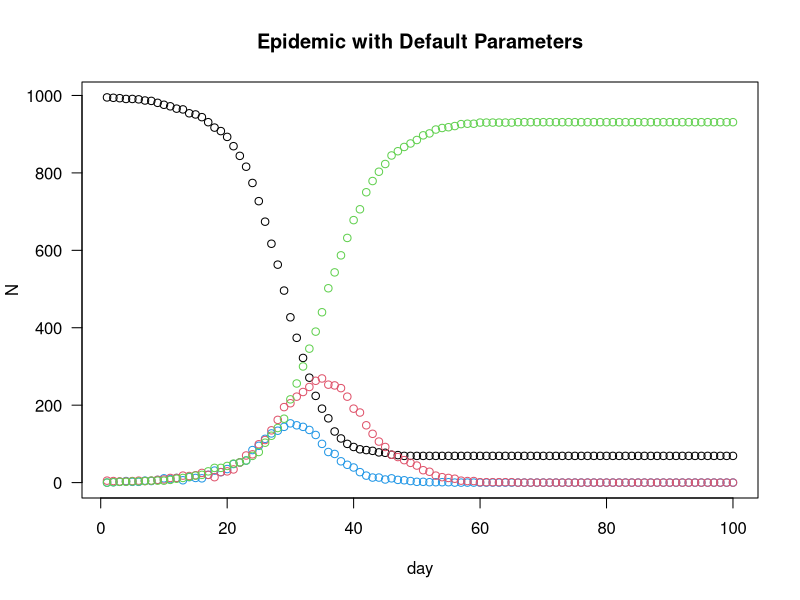
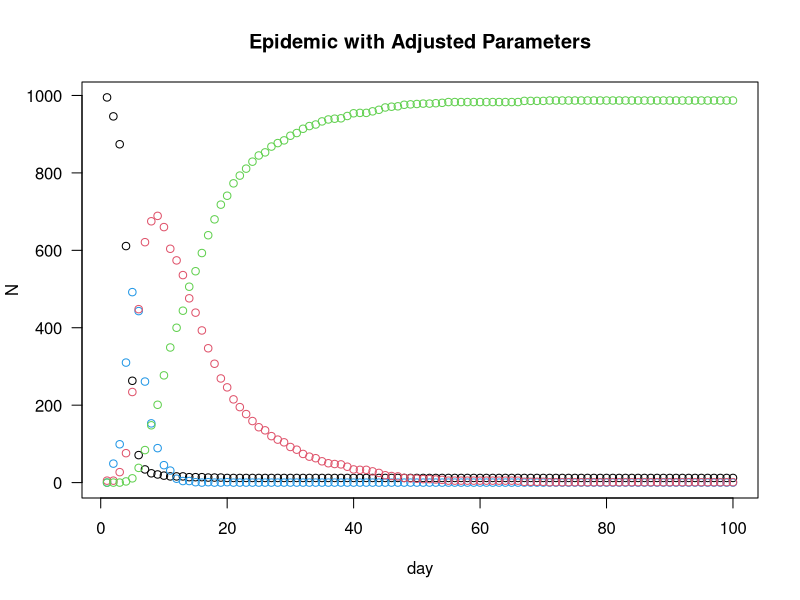
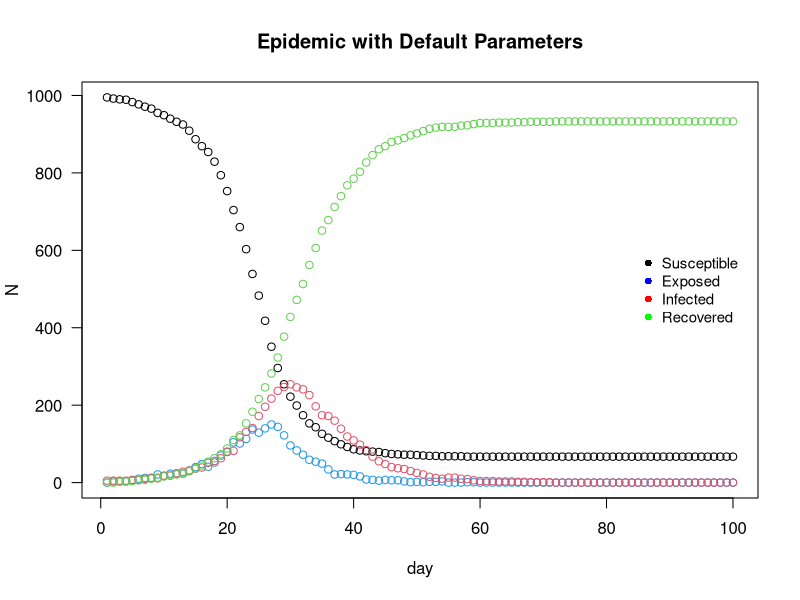
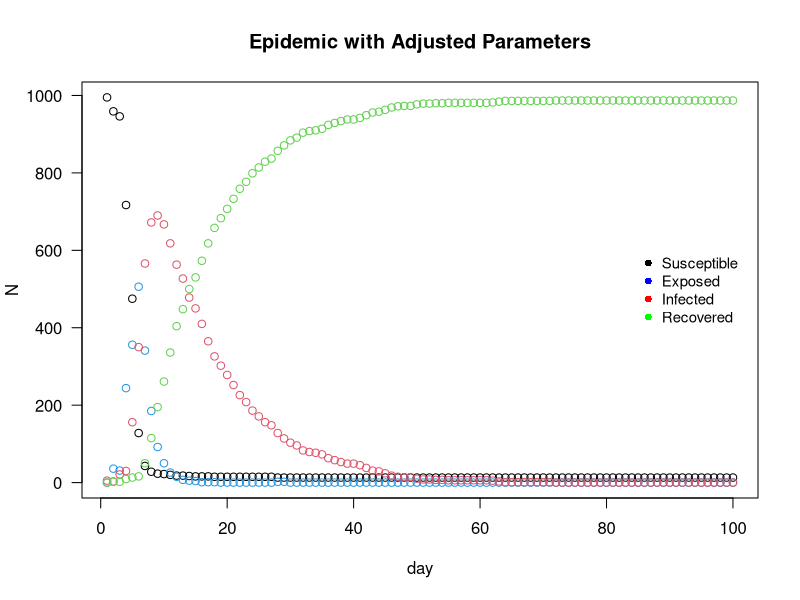
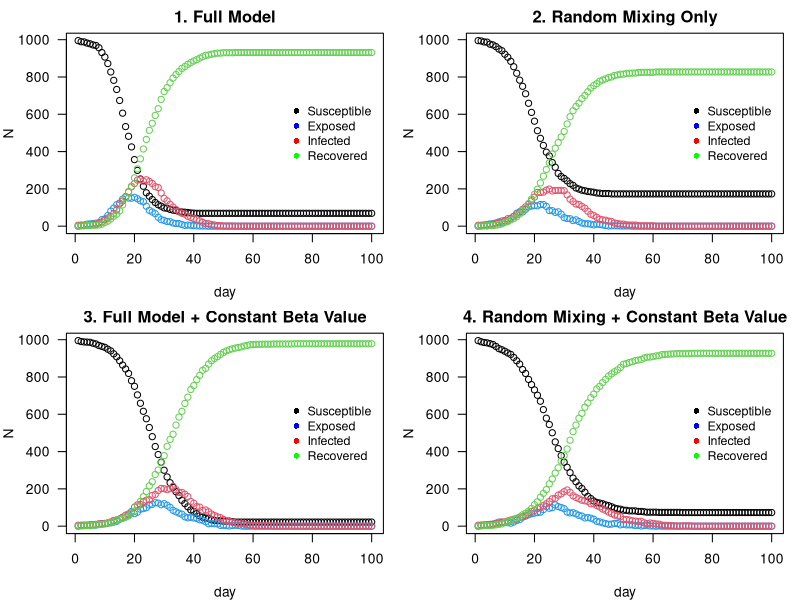

These figures' R source, in order:
## GENERAL DESCRIPTION


################################################################################
######### ------- START OF MODEL SETUP AND POPULATION GENERATION ------- #########
################################################################################

# This section defines the global parameters for the model and generates the
# base population, assigning each of the 'n' individuals to a household.


n <- 1000
people <- 1:n
h_max <- 5

set.seed(13)

#### Putting people in households
h <- rep(1:n, sample(1:h_max, n, replace = TRUE))[1:n] 

links <- cbind(person=people, household=h)

beta <- runif(n,0,1)

get.net <- function(beta, h, nc=15){
  n <- length(beta)
  
  H <- outer(h,h, "==")
  diag(H) <- FALSE
  
  b_bar <- sum(beta)/n
  M_prob <-  nc*outer(beta, beta)/(b_bar^2 *(n-1))
  v_prob <- M_prob[upper.tri(M_prob)] 
  v_cons <- rbinom(length(v_prob), 1, v_prob) 
  
  M_cons <- matrix(0,nrow=n, ncol=n) 
  M_cons[upper.tri(M_cons)] <- v_cons
  
  M_cons <- M_cons + t(M_cons)
  M <- (!H)*M_cons  
  conns_list <- as.list(as.data.frame(matrix(M_cons==1, n, n)))
  i_list <- lapply(conns_list, which)
  
  return(i_list) 
}

get.net2 <- function(beta, h, nc=15) {
  n <- length(h)
  b_bar <- sum(beta)/length(beta) 
  conns_init <- vector("list", n)
  conns <- vector(mode="list", length=n)
  for (i in 1:n) {
    if (i < n) {
      b <- rbinom(n-i, 1, nc*beta[i]*beta[(i+1):n]/(b_bar^2*(n-1)) )
      conns_init[[i]] <- which(b==1) + i 
    }
  }
  
  # <-- FIX IS HERE: Changed lapply to sapply
  pairs <- cbind(rep(1:n, sapply(conns_init, length)), unlist(conns_init)) 
  
  if (nrow(pairs) > 0) {
    pairs <- pairs[h[pairs[,1]] != h[pairs[,2]], , drop = FALSE] 
    
    if(nrow(pairs) > 0) {
      for (i in 1:nrow(pairs)){
        conns[[pairs[i,1]]] <- append(conns[[pairs[i,1]]],  pairs[i,2] )
        conns[[pairs[i,2]]] <- append(conns[[pairs[i,2]]],  pairs[i,1] )
      }
    }
  }
  
  return(conns)
}


alink <- get.net(beta, h) 
alink2 <- get.net2(beta,h)


nseir <- function(beta, h, alink, 
                  alpha=c(0.1, 0.01, 0.01), 
                  delta=.2, 
                  gamma=.4, 
                  nc=15, nt=100, pinf=.005) {
  
  n <- length(beta)
  x <- rep(0,n)  
  num_to_infect <- max(1, round(pinf * n))
  x[sample(1:n, num_to_infect)] <- 2 
  
  H <- outer(h,h, "==") 
  diag(H) <- FALSE 
  H_conns_list <- as.list(as.data.frame(H))
  H_i_list <- lapply(H_conns_list, which)
  
  b_bar <- sum(beta)/n
  M_prob <-  nc*outer(beta, beta)/(b_bar^2 *(n-1)) 
  v_prob <- M_prob[upper.tri(M_prob)] 
  
  t <- S <- E <- I <- R <- rep(0, nt)
  t[1] <- 1; S[1] <- n*(1-pinf); I[1] <- n*pinf 
  
  for(i in 2:nt){
    u <- runif(n) 
    v_mix <- rbinom(length(v_prob), 1, v_prob) 
    
    M_mix <- matrix(0, nrow = n, ncol = n) 
    M_mix[upper.tri(M_mix)] <- v_mix
    M_mix <- M_mix + t(M_mix)
    
    mix_list <- as.list(as.data.frame(matrix(M_mix == 1, n, n)))
    i_mix_list <- lapply(mix_list, which) 
    
    infected_indices <- which(x == 2)
    h_exposed <- unique(unlist(H_i_list[infected_indices])) 
    net_exposed <- unique(unlist(alink[infected_indices])) 
    mix_infected <- unique(unlist(i_mix_list[infected_indices])) 
    
    x[x==2 & u<delta] <- 3
    x[x==1 & u<gamma] <- 2
    
    x_h_exposed <- h_exposed[x[h_exposed] == 0 & u[h_exposed] < alpha[1]] 
    x_net_exposed <- net_exposed[x[net_exposed] == 0 & u[net_exposed] < alpha[2]] 
    x_mix_exposed <- mix_infected[x[mix_infected] == 0 & u[mix_infected] < alpha[3]]
    
    exposed_list <- list(x_h_exposed, x_net_exposed, x_mix_exposed)
    
    expose_order <- sample(1:3, 3)
    
    x[exposed_list[[expose_order[1]]]] <- 1
    x[exposed_list[[expose_order[2]]]] <- 1
    x[exposed_list[[expose_order[3]]]] <- 1
    
    S[i] <- sum(x == 0)
    E[i] <- sum(x == 1)
    I[i] <- sum(x == 2)
    R[i] <- sum(x == 3)
    t[i] <- i
    
  }
  return(list(t = t, S = S, E = E, I = I, R = R))
}



###### optimized version? ########
nseir <- function(beta, h, alink, 
                  alpha=c(0.1, 0.01, 0.01), 
                  delta=.2, 
                  gamma=.4, 
                  nc=15, nt=100, pinf=.005) {
  
  n <- length(beta)
  x <- rep(0,n)  
  num_to_infect <- max(1, round(pinf*n))
  x[sample(1:n, num_to_infect)] <- 2 
  
  hh_index_list <- split(1:n, h) 
  hh_infect <- vector(mode = "list", length = n)
  for (i in 1:n) {
    hh_infect[[i]] <- setdiff(hh_index_list[[h[i]]], i)
  }
  
  b_bar <- sum(beta)/n
  mix_prob <-  nc*(beta %o% beta)/(b_bar^2 *(n-1)) 
  
  v_prob <- mix_prob[upper.tri(mix_prob)] 
  
  ij <- which(upper.tri(matrix(1, n, n)), arr.ind = TRUE)
  
  t <- S <- E <- I <- R <- rep(0, nt)
  t[1] <- 1
  S[1] <- n - num_to_infect
  I[1] <- num_to_infect
  
  for(i in 2:nt) {
    
    u <- runif(n) 
    v_mix <- rbinom(length(v_prob), 1, v_prob) 
    
    infected_indices <- which(x == 2)
    
    if (length(infected_indices) > 0) {
      mix_pairs <- ij[v_mix == 1, , drop = FALSE]
      mix_infected <- unique(c(
        mix_pairs[mix_pairs[ , 1] %in% infected_indices, 2],
        mix_pairs[mix_pairs[ , 2] %in% infected_indices, 1]
      ))
    } else {
      mix_infected <- integer(0)
    }
    
    x[x == 2 & u < delta] <- 3
    x[x == 1 & u < gamma] <- 2
    
    newly_exposed <- integer(0)
    
    if (length(infected_indices) > 0) {
      hh_exposed <- unique(unlist(hh_infect[infected_indices]))
      hh_exposed <- hh_exposed[x[hh_exposed] == 0 & u[hh_exposed] < alpha[1]]
      
      net_exposed <- unique(unlist(alink[infected_indices]))
      net_exposed <- net_exposed[x[net_exposed] == 0 & u[net_exposed] < alpha[2]]
      
      mix_exposed <- mix_infected[x[mix_infected] == 0 & u[mix_infected] < alpha[3]]
      
      newly_exposed <- unique(c(hh_exposed, net_exposed, mix_exposed))  
    }
    
    x[newly_exposed] <- 1
    
    S[i] <- sum(x == 0)
    E[i] <- sum(x == 1)
    I[i] <- sum(x == 2)
    R[i] <- sum(x == 3)
    t[i] <- i
    
  }
  return(list(t = t, S = S, E = E, I = I, R = R))
}



#### higher weights for multiple infections in hh, network, random mix ######
nseir <- function(beta, h, alink, 
                  alpha=c(0.1, 0.01, 0.01), 
                  delta=.2, 
                  gamma=.4, 
                  nc=15, nt=100, pinf=.005) {
  
  n <- length(beta)
  x <- rep(0,n)  
  num_to_infect <- max(1, round(pinf*n))
  x[sample(1:n, num_to_infect)] <- 2 
  
  hh_index_list <- split(1:n, h) 
  hh_infect <- vector(mode = "list", length = n)
  for (i in 1:n) {
    hh_infect[[i]] <- setdiff(hh_index_list[[h[i]]], i)
  }
  
  b_bar <- sum(beta)/n
  mix_prob <-  nc*(beta %o% beta)/(b_bar^2 *(n-1)) 
  
  v_prob <- mix_prob[upper.tri(mix_prob)] 
  
  ij <- which(upper.tri(matrix(1, n, n)), arr.ind = TRUE)
  
  t <- S <- E <- I <- R <- rep(0, nt)
  t[1] <- 1
  S[1] <- n - num_to_infect
  I[1] <- num_to_infect
  
  for(i in 2:nt) {
    
    u <- runif(n) 
    v_mix <- rbinom(length(v_prob), 1, v_prob) 
    
    infected_indices <- which(x == 2)
    
    if (length(infected_indices) > 0) {
    
      # how many people are infected within each household
      hh_exposed <- c()
      hh_infected_counts <- tabulate(h[infected_indices], nbins = max(h))
      # who got infected (household)
      for (hh in which(hh_infected_counts > 0)) {
        hh_members <- hh_infect[[hh]]
        sus <- hh_members[x[hh_members] == 0]
        if (length(sus) == 0) next
        prob_hh_infected <- 1 - (1-alpha[1])^hh_infected_counts[hh]
        hh_exposed_indices <- sus[u[sus] < prob_hh_infected]
        hh_exposed <- c(hh_exposed, hh_exposed_indices) 
      }
      
      # how many people are infected within each network
      net_exposed <- c()
      net_infected_counts <- mapply(function(lst, index) {
                                      ifelse(index %in% infected_indices, 
                                             sum(!(lst %in% which(x == 0))) + 1, 0)
                                    }, 
                                    alink2, seq_along(alink2))
      # who got infected (network)
      for (net in which(net_infected_counts > 0)) {
        net_members <- alink[[net]]
        sus <- net_members[x[net_members] == 0]
        if (length(sus) == 0) next
        prob_net_infected <- 1 - (1-alpha[2])^net_infected_counts[net]
        net_exposed_indices <- sus[u[sus] < prob_net_infected]
        net_exposed <- c(net_exposed, net_exposed_indices)
      }
      
      # set-up of random mixing interactions with infected people
      mix_pairs <- ij[v_mix == 1, , drop = FALSE]
      mix_infected <- c(
        mix_pairs[mix_pairs[ , 1] %in% infected_indices, 2],
        mix_pairs[mix_pairs[ , 2] %in% infected_indices, 1]
      )
      
      # how many infected people did each person randomly interact with
      mix_exposed <- c()
      mix_infected_counts <- tabulate(mix_infected, nbins = n)
      # who got infected (mixing)
      for (mix in which(mix_infected_counts > 0)) {
        sus <- mix[x[mix] == 0]
        if (length(sus) == 0) next
        # need to think about this; might not be exactly what the probability is
        prob_mix_infected <- 1 - (1-alpha[3])^mix_infected_counts[mix]
        mix_exposed_indices <- sus[u[sus] < prob_mix_infected]
        mix_exposed <- c(mix_exposed, mix_exposed_indices)
      }
    }
    
    x[x == 2 & u < delta] <- 3
    x[x == 1 & u < gamma] <- 2
    
    newly_exposed <- integer(0)
    
    if (length(infected_indices) > 0) {
      
      newly_exposed <- unique(c(hh_exposed, net_exposed, mix_exposed))
      
    }
    
    x[newly_exposed] <- 1
    
    S[i] <- sum(x == 0)
    E[i] <- sum(x == 1)
    I[i] <- sum(x == 2)
    R[i] <- sum(x == 3)
    t[i] <- i
    
  }
  return(list(t = t, S = S, E = E, I = I, R = R))
}



###### optimized v2.0 ##########
nseir <- function(beta, h, alink, 
                  alpha=c(0.1, 0.01, 0.01), 
                  delta=.2, 
                  gamma=.4, 
                  nc=15, nt=100, pinf=.005) {
  
  n <- length(beta)
  x <- rep(0,n)  
  num_to_infect <- max(1, round(pinf*n))
  x[sample(1:n, num_to_infect)] <- 2 
  
  hh_index_list <- split(1:n, h) 
  hh_infect <- vector(mode = "list", length = n)
  for (i in 1:n) {
    hh_infect[[i]] <- setdiff(hh_index_list[[h[i]]], i)
  }
  
  b_bar <- sum(beta)/n
  mix_prob <-  nc*(beta %o% beta)/(b_bar^2 *(n-1)) 
  
  v_prob <- mix_prob[upper.tri(mix_prob)]
  
  # remove to save memory
  rm(mix_prob)
  
  ij <- which(upper.tri(matrix(1, n, n)), arr.ind = TRUE)
  
  t <- S <- E <- I <- R <- rep(0, nt)
  t[1] <- 1
  S[1] <- n - num_to_infect
  I[1] <- num_to_infect
  
  for(i in 2:nt) {
    
    u <- runif(n) 
    v_mix <- runif(length(v_prob)) < v_prob # maybe faster?
    
    infected_indices <- which(x == 2)
    
    if (length(infected_indices) > 0) {
      
      #maybe faster?
      # how many people are infected within each household
      hh_infected_counts <- tabulate(h[infected_indices], nbins = max(h))
      # who got infected (household)
      infected_hh <- which(hh_infected_counts > 0)
      hh_probs <- 1 - (1-alpha[1])^hh_infected_counts[infected_hh]
      hh_exposed <- unlist(
        Map(function(hh, prob) {
          hh_members <- hh_infect[[hh]]
          sus <- hh_members[x[hh_members] == 0]
          sus[u[sus] < prob]
        }, hh = infected_hh, prob = hh_probs)
      )
      
      
      # maybe faster?
      # how many people are infected within each network
      net_infected_counts <- mapply(function(lst, index) {
        ifelse(index %in% infected_indices, 
               sum(!(lst %in% which(x == 0))) + 1, 0)
      }, alink, seq_along(alink))
      # who got infected (network)
      infected_net <- which(net_infected_counts > 0)
      net_probs <- 1 - (1-alpha[2])^net_infected_counts[infected_net]
      net_exposed <- unlist(
        Map(function(net, prob) {
          net_members <- alink[[net]]
          sus <- net_members[x[net_members] == 0]
          sus[u[sus] < prob]
        }, net = infected_net, prob = net_probs)
      )
      
      
      # maybe faster?
      # set-up of random mixing interactions with infected people
      mix_pairs <- ij[v_mix, , drop = FALSE]
      
      is_infected <- logical(n)
      is_infected[infected_indices] <- TRUE
      
      mix_infected <- c(
        mix_pairs[is_infected[mix_pairs[, 1]], 2],
        mix_pairs[is_infected[mix_pairs[, 2]], 1]
      )
      
      
      # maybe faster?
      # how many infected people did each person randomly interact with
      mix_infected_counts <- tabulate(mix_infected, nbins = n)
      # who got infected (mixing)
      infected_mix <- which(mix_infected_counts > 0)
      # need to think about this; might not be exactly what the probability is
      mix_probs <- 1 - (1-alpha[3])^mix_infected_counts[infected_mix]
      mix_exposed <- unlist(
        Map(function(mix, prob) {
          sus <- mix[x[mix] == 0]
          sus[u[sus] < prob]
        }, mix = infected_mix, prob = mix_probs)
      )
    }
    
    
    x[x == 2 & u < delta] <- 3
    x[x == 1 & u < gamma] <- 2
    
    newly_exposed <- integer(0)
    
    if (length(infected_indices) > 0) {
      
      newly_exposed <- unique(c(hh_exposed, net_exposed, mix_exposed))
      
    }
    
    x[newly_exposed] <- 1
    
    S[i] <- sum(x == 0)
    E[i] <- sum(x == 1)
    I[i] <- sum(x == 2)
    R[i] <- sum(x == 3)
    t[i] <- i
    
  }
  return(list(t = t, S = S, E = E, I = I, R = R))
}




######## EVEN FASTER ##############
nseir <- function(beta, h, alink, 
                  alpha=c(0.1, 0.01, 0.01), 
                  delta=.2, 
                  gamma=.4, 
                  nc=15, nt=100, pinf=.005) {
  
  n <- length(beta)
  x <- rep(0,n)  
  num_to_infect <- max(1, round(pinf*n))
  x[sample(1:n, num_to_infect)] <- 2 
  
  hh_index_list <- split(1:n, h) 
  hh_infect <- vector(mode = "list", length = n)
  for (i in 1:n) {
    hh_infect[[i]] <- setdiff(hh_index_list[[h[i]]], i)
  }
  
  b_bar <- sum(beta)/n
  
  t <- S <- E <- I <- R <- rep(0, nt)
  t[1] <- 1
  S[1] <- n - num_to_infect
  I[1] <- num_to_infect
  
  for(i in 2:nt) {
    
    u <- runif(n) 
    
    infected_indices <- which(x == 2)
    n_infected <- length(infected_indices)
    
    if (n_infected > 0) {
      
      #maybe faster?
      # how many people are infected within each household
      hh_infected_counts <- tabulate(h[infected_indices], nbins = max(h))
      # who got infected (household)
      infected_hh <- which(hh_infected_counts > 0)
      hh_probs <- 1 - (1-alpha[1])^hh_infected_counts[infected_hh]
      hh_exposed <- unlist(
        Map(function(hh, prob) {
          hh_members <- hh_infect[[hh]]
          sus <- hh_members[x[hh_members] == 0]
          sus[u[sus] < prob]
        }, hh = infected_hh, prob = hh_probs)
      )
      
      # maybe faster?
      # how many people are infected within each network
      net_infected_counts <- mapply(function(lst, index) {
        ifelse(index %in% infected_indices, 
               sum(!(lst %in% which(x == 0))) + 1, 0)
      }, alink, seq_along(alink))
      # who got infected (network)
      infected_net <- which(net_infected_counts > 0)
      net_probs <- 1 - (1-alpha[2])^net_infected_counts[infected_net]
      net_exposed <- unlist(
        Map(function(net, prob) {
          net_members <- alink[[net]]
          sus <- net_members[x[net_members] == 0]
          sus[u[sus] < prob]
        }, net = infected_net, prob = net_probs)
      )
      
      # maybe faster? also more correct probabilities
      # who got infected (mixing)
      v_probs <- c()
      v_mix_id <- c()
      mix_exposed <- c()
      # randomly connect infected people to nc people
      for (infected in infected_indices) {
        infect_interact_rand <- unique(sample((1:n)[-infected], nc, 
                                                replace = TRUE))
        mix_probs <- beta[infected]*beta[infect_interact_rand]/(b_bar^2)
        # store those nc people
        v_mix_id <- c(v_mix_id, infect_interact_rand)
        # store their corresponding interaction probs with infecteds
        v_probs <- c(v_probs, mix_probs)
      }
      # for each of those nc people, get their corresponding probs
      for (id in unique(v_mix_id)) {
        id_mix_prob <- v_probs[v_mix_id == id]
        # calculate prob of infection from at least one of their infected contacts
        prob_infected <- 1 - prod(1-alpha[3]*id_mix_prob)
        
        exposed <- x[id] == 0 & u[id] < prob_infected
        mix_exposed <- c(mix_exposed, id[exposed])
      }
    
    }
    
    
    x[x == 2 & u < delta] <- 3
    x[x == 1 & u < gamma] <- 2
    
    newly_exposed <- integer(0)
    
    if (length(infected_indices) > 0) {
      
      newly_exposed <- unique(c(hh_exposed, net_exposed, mix_exposed))
      
    }
    
    x[newly_exposed] <- 1
    
    S[i] <- sum(x == 0)
    E[i] <- sum(x == 1)
    I[i] <- sum(x == 2)
    R[i] <- sum(x == 3)
    t[i] <- i
    
  }
  return(list(t = t, S = S, E = E, I = I, R = R))
}




# default parameters
epi <- nseir(beta, h, alink2)

# adjusted parameters
epi1 <- nseir(beta, h, alink, 
              alpha = c(0.5, 0.3, 0.1), gamma = 0.5, delta = 0.1)


plot_original_dynamics <- function(epi_data, title = "SEIR Dynamics"){
  # plotting
  plot(x = epi_data$t, y = epi_data$S, ylim = c(0, max(epi_data$S)), 
       xlab = "day", ylab = "N", main = title, las = 1)
  points(epi_data$E, col = 4); points(epi_data$I, col = 2); points(epi_data$R, col = 3)
}

# plotting
epi_plot <- function(beta, h, alink, 
                     alpha = c(0.1, 0.01, 0.01),
                     delta = 0.2,
                     gamma = 0.4,
                     nc = 15, nt = 100, pinf = 0.005,
                     title = "SEIR Dynamics") {
  
  epi <- nseir(beta, h, alink, alpha, delta, gamma, nc, nt, pinf)
  
  plot(x = epi$t, y = epi$S, ylim = c(0, max(epi$S)), 
       xlab = "day", ylab = "N", main = title, las = 1)
  points(epi$E, col = 4); points(epi$I, col = 2); points(epi$R, col = 3)
  
  legend(x = "right", 
         legend = c("Susceptible", "Exposed",
                    "Infected", "Recovered"),
         col = c("black", "blue",
                  "red", "green"),
         pch = 16,
         inset = 0.02,
         bty = "n",
         cex = 0.9)
  
}

par(mfrow = c(1,1))
plot_original_dynamics(epi, title = "Epidemic with Default Parameters")
plot_original_dynamics(epi1, title = "Epidemic with Adjusted Parameters")

epi_plot(beta, h, alink2, title = "Epidemic with Default Parameters")
epi_plot(beta, h, alink2,
         alpha = c(0.5, 0.3, 0.1), gamma = 0.5, delta = 0.1,
         title = "Epidemic with Adjusted Parameters")

##q5

par(mfrow = c(2, 2), mar = c(4, 4, 2, 1)) #2x2 grid, mar allows good spacing

adjacencyList_variable_beta <- get.net2(beta, h)

#scenario 1: full model with default parameters
epi_plot(beta, h, adjacencyList_variable_beta, title = "1. Full Model")


#scenario 2: random mixing only
epi_plot(beta, h, adjacencyList_variable_beta, alpha = c(0, 0, 0.04),
         title = "2. Random Mixing Only")

#scenario 3: full model with constant beta value
beta_const <- rep(mean(beta), n)
adjacencyList_constant_beta <- get.net2(beta_const, h)
epi_plot(beta_const, h, adjacencyList_constant_beta, 
         title = "3. Full Model + Constant Beta Value")

#scenario 4: random mixing with constant beta
epi_plot(beta_const, h, adjacencyList_constant_beta, alpha = c(0, 0, 0.04),
         title = "4. Random Mixing + Constant Beta Value")

par(mfrow = c(1, 1))
